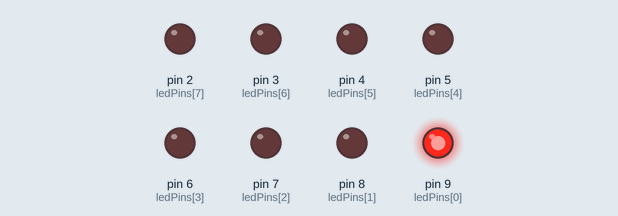
Bench run of a sketch on a simulated Arduino Uno, built with avr-gcc and run on an emulated ATmega328P. Parts: output pins drawn as LEDs (lit = HIGH).

Above: at 0.07 s.
At 0.67 s:
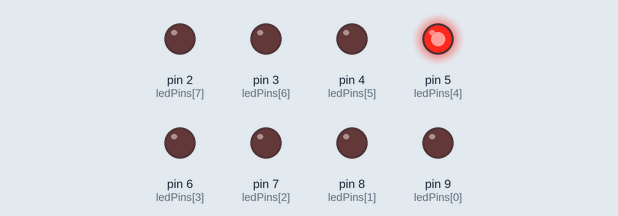
At 1.12 s:
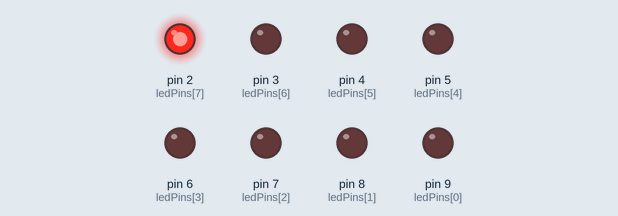
At 2.32 s:
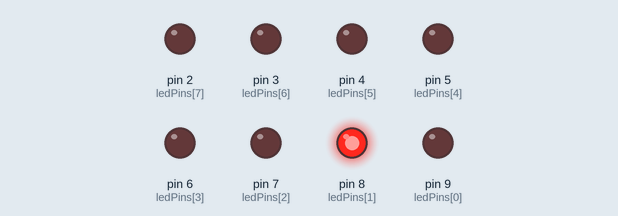
At 3.52 s:
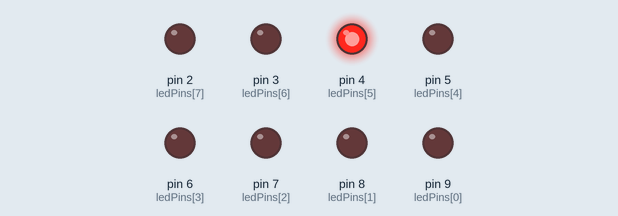
At 4.72 s:
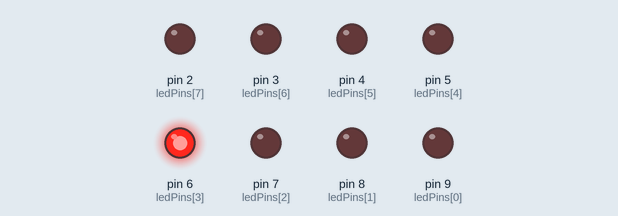
Timing chart, 0 to 5.0 s (numbered marks = the images above):
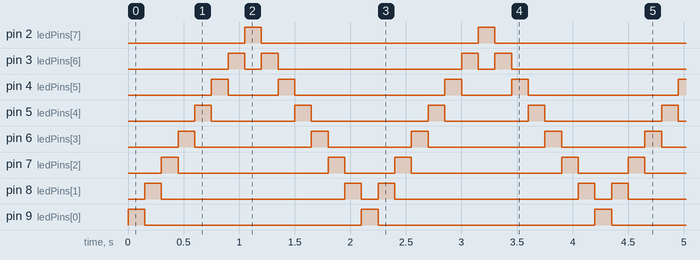

The sketch:

1.ino
```cpp
#include <Arduino.h>

const int ledPins[] = {9, 8, 7, 6, 5, 4, 3, 2};

void setup() {
	pinMode(ledPins[0], OUTPUT);
	pinMode(ledPins[1], OUTPUT);
	pinMode(ledPins[2], OUTPUT);
	pinMode(ledPins[3], OUTPUT);
	pinMode(ledPins[4], OUTPUT);
	pinMode(ledPins[5], OUTPUT);
	pinMode(ledPins[6], OUTPUT);
	pinMode(ledPins[7], OUTPUT);
}

void loop() {
	for (int i = 0; i < 8; i++) {
		digitalWrite(ledPins[i], HIGH);
		delay(150);
		digitalWrite(ledPins[i], LOW);
	}

	for (int i = 6; i > 0; i--) {
		digitalWrite(ledPins[i], HIGH);
		delay(150);
		digitalWrite(ledPins[i], LOW);
	}
}
```

Measured:
- by itself, pin 2 (ledPins[7]), pin 9 (ledPins[0]): alternates HIGH for 0.15 s and LOW for 2.0 s
- by itself, pin 3 (ledPins[6]): repeats every 2.1 s: LOW 0.15 s, HIGH 0.15 s, LOW 1.7 s, HIGH 0.15 s
- by itself, pin 4 (ledPins[5]): repeats every 2.1 s: LOW 0.45 s, HIGH 0.15 s, LOW 1.4 s, HIGH 0.15 s
- by itself, pin 5 (ledPins[4]): repeats every 2.1 s: LOW 0.75 s, HIGH 0.15 s, LOW 1.1 s, HIGH 0.15 s
- by itself, pin 6 (ledPins[3]): repeats every 2.1 s: LOW 1.1 s, HIGH 0.15 s, LOW 0.75 s, HIGH 0.15 s
- by itself, pin 7 (ledPins[2]): repeats every 2.1 s: LOW 1.4 s, HIGH 0.15 s, LOW 0.45 s, HIGH 0.15 s
- by itself, pin 8 (ledPins[1]): repeats every 2.1 s: LOW 1.7 s, HIGH 0.15 s, LOW 0.15 s, HIGH 0.15 s
